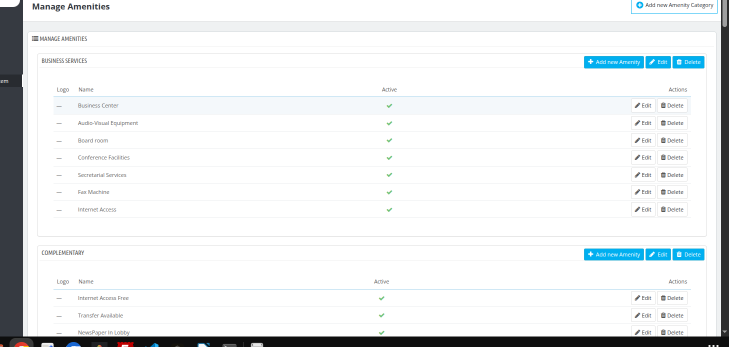
#> input picture img/rf/14.jpg, 1457 x 694 px (shown at 1/2 size)
$ python -i analyzer.py   (imports and definitions only)
#> lines starting #> are read from the running program, lines starting #| are printed output that depends on the picture
#> further down, picture is the input picture: PIL image 1457x694 RGBA; mean R, G, B, A 233.9, 236.2, 237.4, 255
"""Image Analyzer Module for Visual Quality Inspection."""

from typing import Dict, List, Any, Tuple
from PIL import Image, ImageStat, ImageFilter

# Decompression bomb safety limitation
Image.MAX_IMAGE_PIXELS = 10_000_000

LUMINANCE_UNDEREXPOSED_THRESHOLD = 40.0
LUMINANCE_OVEREXPOSED_THRESHOLD = 220.0
SHARPNESS_MIN_THRESHOLD = 50.0

MIN_WIDTH = 800
MIN_HEIGHT = 600


# [30 lines left out: functions validate_dimensions, calculate_luminance, classify_luminance, not called in this run]


def calculate_sharpness(img: Image.Image) -> float:
    """
    Calculate edge sharpness score using gradient / FIND_EDGES filter variance.
    Crops 1px border to eliminate convolution boundary padding artifacts.
    """
    gray_img = img.convert("L")
    edges = gray_img.filter(ImageFilter.FIND_EDGES)
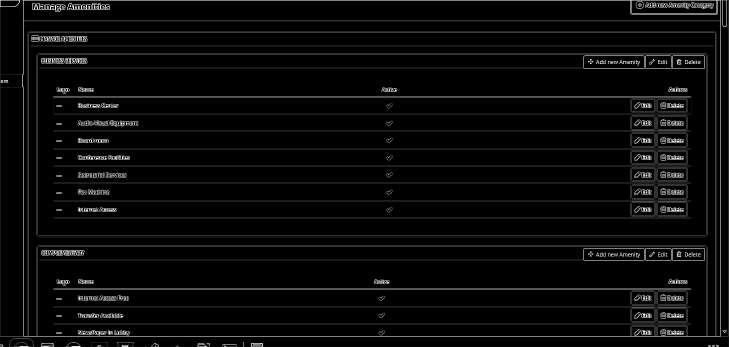
#> edges: PIL image 1457x694 L (shown at 1/2 size); min 0, max 255, mean 9.7
    width, height = edges.size
#> width = 1457; height = 694
    if width > 2 and height > 2:
        edges = edges.crop((1, 1, width - 1, height - 1))
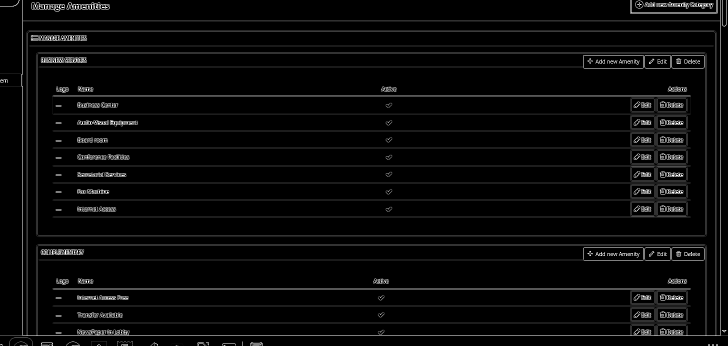
#> edges: PIL image 1455x692 L (shown at 1/2 size); min 0, max 255, mean 9.2
    edge_stat = ImageStat.Stat(edges)
    return float(edge_stat.var[0]) if edge_stat.var else 0.0


# [43 lines left out: functions classify_sharpness, evaluate_image, not called in this run]

>>> from PIL import Image
>>> picture = Image.open('../../img/rf/14.jpg')
>>> result = calculate_sharpness(picture)
#> result = 1384.2
